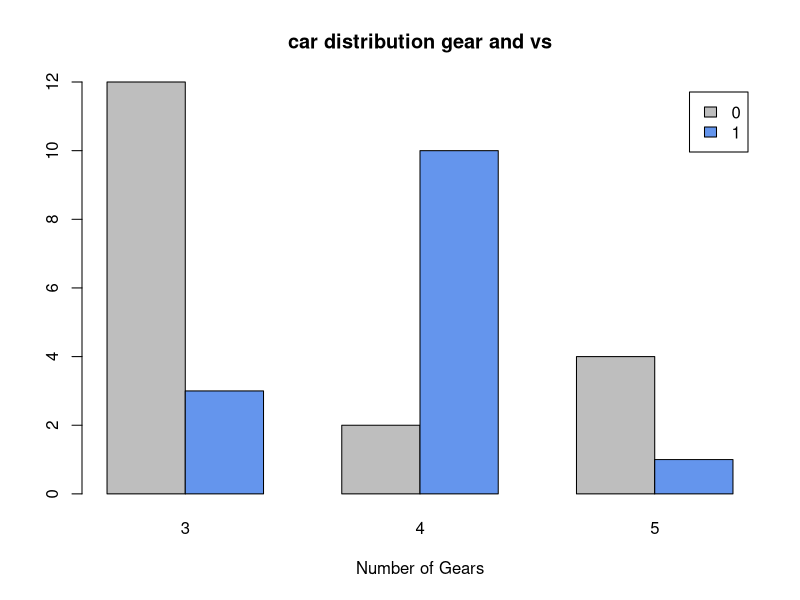

Reproduce this figure in R.
library(dplyr)
head(mtcars)
counts<-table(mtcars$vs, mtcars$gear)
barplot(counts, main = "car distribution gear and vs", xlab = "Number of Gears", legend = rownames(counts), col = c("grey", "corn flowerblue"), beside = TRUE)
